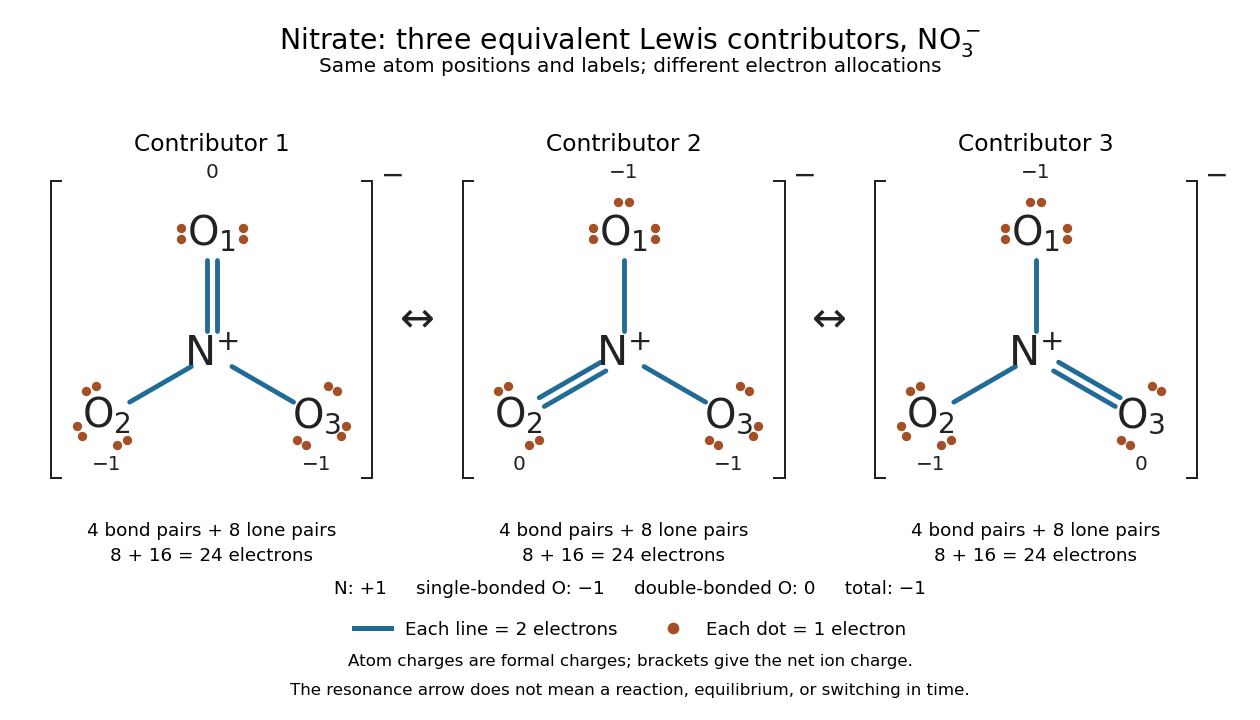

Source code (Python):
"""Draw three original nitrate Lewis contributors; save basename PNG to cwd.

Run from _media: MPLCONFIGDIR=/tmp/codex-wiki-matplotlib python3 ../nitrate-resonance-contributors.py
Tested with Python 3.14.4, Matplotlib 3.10.7 (+dfsg1), NumPy 2.3.5.
Every panel contains 4 bond pairs and 8 lone pairs: 24 valence electrons.
The diagrams are bookkeeping, not electron positions or time snapshots.
"""
from pathlib import Path

import matplotlib
matplotlib.use("Agg")
import matplotlib.pyplot as plt
from matplotlib.lines import Line2D
import numpy as np

BOND = "#216b97"
LONE = "#a44f25"
INK = "#222222"
DIRECTIONS = np.array([[0., 1.], [-np.sqrt(3)/2, -.5], [np.sqrt(3)/2, -.5]])


def bond(ax, direction, order):
    tangent = np.array([-direction[1], direction[0]])
    offsets = [0.] if order == 1 else [-.06, .06]
    for offset in offsets:
        points = np.array([.28 * direction, 1.13 * direction]) + offset * tangent
        ax.plot(*points.T, color=BOND, lw=2.9, solid_capstyle="round")


def lone_pair(ax, centre, tangent):
    dots = np.array([centre - .065 * tangent, centre + .065 * tangent])
    ax.scatter(*dots.T, s=21, color=LONE, zorder=3)


def contributor(ax, double_index):
    orders = np.ones(3, dtype=int)
    orders[double_index] = 2
    lone_counts = 4 - orders
    charges = 6 - 2 * lone_counts - orders
    nitrogen_charge = 5 - orders.sum()
    assert orders.sum() == 4 and lone_counts.sum() == 8
    assert 2 * (orders.sum() + lone_counts.sum()) == 24
    assert nitrogen_charge == 1 and charges.sum() + nitrogen_charge == -1
    assert 2 * orders.sum() == 8
    assert np.all(2 * lone_counts + 2 * orders == 8)
    ax.set(xlim=(-2.0, 2.0), ylim=(-1.55, 2.2), aspect="equal")
    ax.axis("off")
    ax.text(0, 0, r"$\mathrm{N}^{+}$", fontsize=25, ha="center", va="center", color=INK)
    for i, (direction, order, pairs) in enumerate(zip(DIRECTIONS, orders, lone_counts)):
        position = 1.45 * direction
        tangent = np.array([-direction[1], direction[0]])
        bond(ax, direction, order)
        # Charge is given separately, away from dots, and zero is explicit.
        ax.text(*position, rf"$\mathrm{{O}}_{i+1}$", fontsize=24,
                ha="center", va="center", color=INK)
        for sign in [-1, 1]:
            lone_pair(ax, position + sign * .37 * tangent, direction)
        if pairs == 3:
            lone_pair(ax, position + .37 * direction, tangent)
        charge_position = position + (.73 * direction if i == 0 else np.array([0., -.58]))
        ax.text(*charge_position, "0" if order == 2 else "−1",
                fontsize=12, color=INK, ha="center", va="center",
                bbox={"facecolor": "white", "edgecolor": "none", "pad": .4}, clip_on=False)
    for side in [-1, 1]:
        x = side * 1.92
        ax.plot([x, x], [-1.47, 2.08], color=INK, lw=1.2)
        ax.plot([x, x - side * .12], [2.08, 2.08], color=INK, lw=1.2)
        ax.plot([x, x - side * .12], [-1.47, -1.47], color=INK, lw=1.2)
    ax.text(2.02, 2.14, "−", fontsize=17, color=INK, ha="left", va="center", clip_on=False)
    ax.set_title(f"Contributor {double_index + 1}", fontsize=14, pad=12)
    ax.text(.5, -.12, "4 bond pairs + 8 lone pairs\n8 + 16 = 24 electrons", ha="center",
            va="top", transform=ax.transAxes, fontsize=11, linespacing=1.5)
    return {"orders": orders.tolist(), "lone_pairs": lone_counts.tolist(),
            "oxygen_formal_charges": charges.tolist(), "nitrogen_formal_charge": int(nitrogen_charge)}


def main():
    plt.rcParams.update({"font.size": 12, "figure.facecolor": "white",
                         "axes.facecolor": "white", "savefig.facecolor": "white"})
    fig, axes = plt.subplots(1, 3, figsize=(10.5, 6.0), dpi=120)
    fig.subplots_adjust(left=.035, right=.955, bottom=.31, top=.78, wspace=.23)
    fig.suptitle(r"Nitrate: three equivalent Lewis contributors, $\mathrm{NO}_3^-$", fontsize=17, y=.965)
    fig.text(.5, .90, "Same atom positions and labels; different electron allocations", ha="center", fontsize=12)
    for i, ax in enumerate(axes):
        print(f"Contributor {i + 1}: {contributor(ax, i)}; valence electrons=24; all local counts=8")
    for left, right in zip(axes[:-1], axes[1:]):
        midpoint = (left.get_position().x1 + right.get_position().x0) / 2
        fig.text(midpoint, .555, "↔", fontsize=25, ha="center", va="center", color=INK)
    fig.text(.5, .175, "N: +1     single-bonded O: −1     double-bonded O: 0     total: −1", ha="center", fontsize=11)
    fig.legend(handles=[Line2D([0], [0], color=BOND, lw=3, label="Each line = 2 electrons"),
                        Line2D([0], [0], marker="o", color=LONE, ls="", label="Each dot = 1 electron")],
               loc="lower center", bbox_to_anchor=(.5, .09), ncol=2, frameon=False, fontsize=11)
    fig.text(.5, .075, "Atom charges are formal charges; brackets give the net ion charge.", ha="center", fontsize=10)
    fig.text(.5, .035, "The resonance arrow does not mean a reaction, equilibrium, or switching in time.", ha="center", fontsize=10)
    fig.savefig(Path(__file__).with_suffix(".png").name, transparent=False, facecolor="white")
    plt.close(fig)


if __name__ == "__main__":
    main()
